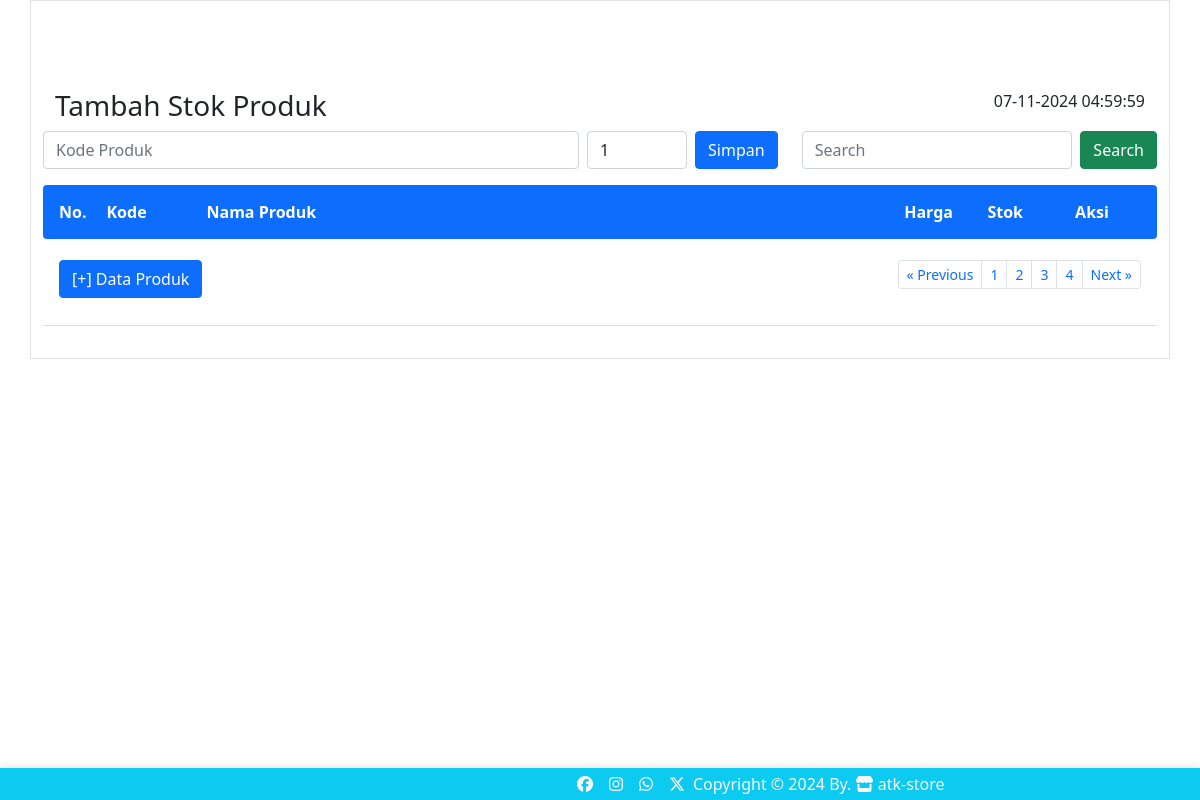
/tambahstok/index.php?halaman=5, run on an earlier commit of the app's database.
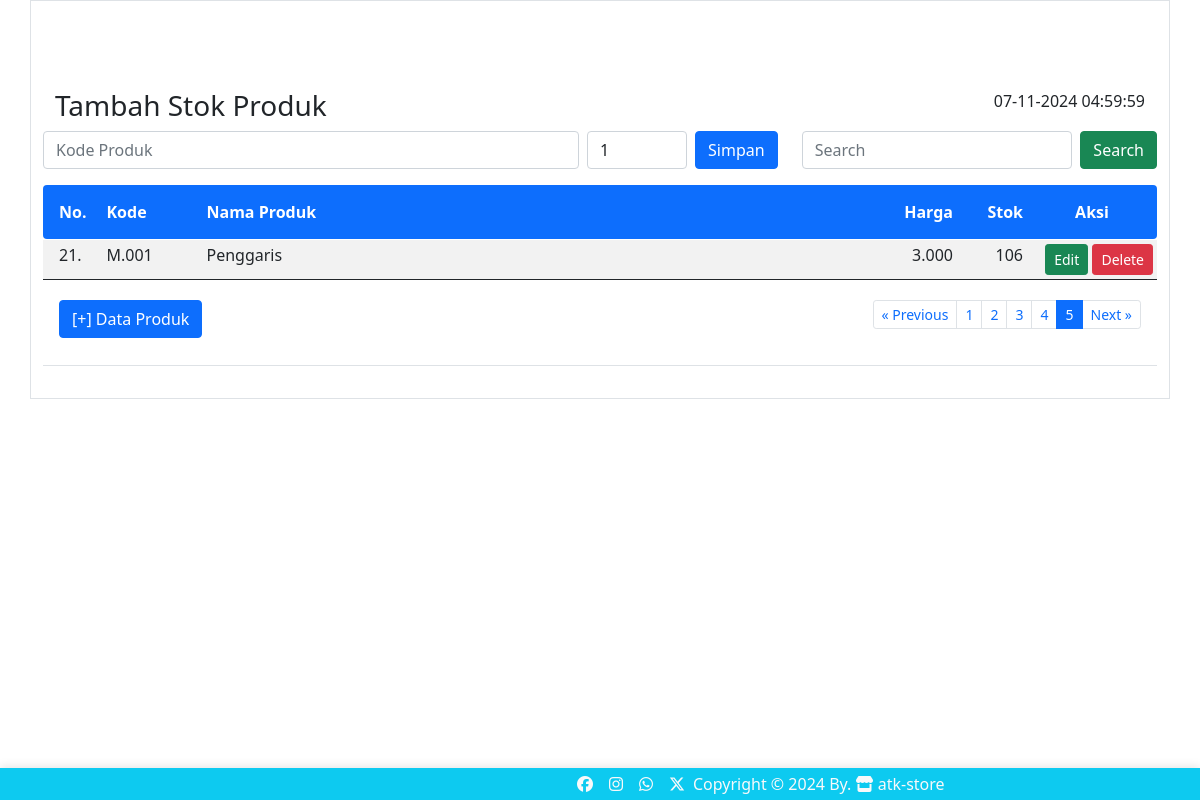
And on a later commit of the database.
### tables this page shows
CREATE TABLE `produk` (
  `id_produk` int(11) NOT NULL,
  `kode_produk` varchar(15) DEFAULT NULL,
  `nama_produk` varchar(50) DEFAULT NULL,
  `harga` int(11) DEFAULT NULL,
  `stok` int(11) DEFAULT NULL
);

### tambahstok/index.php (the view, shortened to what this page needs)
<html>
<!DOCTYPE html>
<html lang="en">
<head>
    <link rel="stylesheet" href="../bootstrap/css/bootstrap.min.css" />
</head>
<body>
<main class="container border py-3">
<br><br><br>
<div class="container">
	<div class="row">
			<div class="col-sm-8"><h3>Tambah Stok Produk</h3></div>
			<div class="col-sm-4 text-end">
					<?php
					$tgl=date("d-m-Y H:i:s");
					echo $tgl
					?>
			</div>
	</div>
</div>
<div class="row">
					<div class="col-sm-8">
						<form class="d-flex" method="POST" action="simpan.php">
							<input list="kode_produk" id="kp" name="kp" autocomplete="off" required placeholder="Kode Produk" class="form-control me-2" />
		        	<input class="form-control me-2" type="number" placeholder="Jumlah" name="jp" value="1" style="width:100px">
		        	<button class="btn btn-primary" type="submit" name="save">Simpan</button>
		      	</form>
					</div>
					<div class="col-sm-4">
			      <form class="d-flex" method="GET" action="">
	        		<input class="form-control me-2" type="text" placeholder="Search" name="np">
	        		<button class="btn btn-success" type="submit">Search</button>
	      		</form>
					</div>
				</div>
<table class="table table-hover table-striped table-sm">
	<thead class="bg-primary text-white">
		<tr>
			<th class="p-3 rounded-start" width="55px">No.</th>
			<th class="py-3" width="100px">Kode</th>
			<th class="py-3">Nama Produk</th>
			<th class="py-3 text-end" width="100px">Harga</th>
			<th class="py-3 text-end" width="70px">Stok</th>
			<th class="py-3 text-center rounded-end" width="130px">Aksi</th>
		</tr>
	</thead>
	<tbody>
		<?php
		include "../config.php";
		$batas = 5;
		$halaman = isset($_GET['halaman'])?(int)$_GET['halaman'] : 1;
		$halaman_awal = ($halaman>1) ? ($halaman * $batas) - $batas : 0;
		$previous = $halaman - 1;
		$next = $halaman + 1;
		if(isset($_GET['np'])){
			$np=$_GET['np'];
			$sqldata="select * from produk where nama_produk like '%$np%'";
		}else{
			$sqldata="select * from produk";
		}
		$resdata=mysqli_query($koneksi,$sqldata);
		$jumlah_data = mysqli_num_rows($resdata);
		$total_halaman = ceil($jumlah_data / $batas);
		if(isset($_GET['np'])){
			$np=$_GET['np'];
			$sql="select * from produk where nama_produk like '%$np%' limit $halaman_awal, $batas";
		}else{
			$sql="select * from produk limit $halaman_awal, $batas";
		}
		$result=mysqli_query($koneksi,$sql);
		$no= $halaman_awal+1;
		while($data=mysqli_fetch_array($result)){
			$hp=number_format($data['harga'],0,",",".");
			$kp=$data['kode_produk'];
			$stokawal=$data['stok'];
			$jmlst=0;
			$sqltp="select * from tambah_stok where kode_produk='$kp'";
			$restp=mysqli_query($koneksi,$sqltp);
			$jmltp=0;
			while($dttp=mysqli_fetch_array($restp)){
				$jml=$dttp['jumlah'];
				$jmltp=$jmltp+$jml;
			}
			$stokakhir=$stokawal-$jmlst+$jmltp;
			$sp=number_format($stokakhir,0,",",".");
		?>
		<tr>
				<td class="px-3"><?= $no ?>.</td>
				<td><?= $data['kode_produk'] ?></td>
				<td><?= $data['nama_produk'] ?></td>
				<td align="right"><?= $hp ?></td>
				<td align="right"><?= $sp ?></td>
				<td align="right">
					<a href="" class="btn btn-success btn-sm" data-bs-toggle="modal" data-bs-target="#modaledit<?= $data['id_produk'] ?>">Edit</a>
					<a class="btn btn-danger btn-sm" href="delete.php?id=<?= $data['id_produk'] ?>" onclick="return confirm('Apakah Anda Yakin data produk <?= $data['nama_produk'] ?> akan dihapus ?')" class="hapus">Delete</a>
				</td>
		</tr>
		<?php
		$no++;
		}
		?>
	</tbody>
	<tfoot>
		<tr>
			<td colspan="6" class="text-center">
				<div class="container">
					<div class="row">
						<div class="col-4 text-start py-3">
							<button type="button" class="btn btn-primary" data-bs-toggle="modal" data-bs-target="#myModal">[+] Data Produk</button>
						</div>
						<div class="col-8 text-end py-3">
							<ul class="pagination justify-content-end pagination-sm">
								<li class="page-item"><a class="page-link" <?php if($halaman > 1){ echo "href='?halaman=$previous'"; } ?>>&laquo; Previous</a></li>
								<?php
								for($x=1;$x<=$total_halaman;$x++){
									if($x==$halaman){
								?>
									<li class="page-item active"><a class="page-link" href="?halaman=<?php echo $x ?>"><?php echo $x; ?></a></li>
								<?php
									}else{
								?>
									<li class="page-item"><a class="page-link" href="?halaman=<?php echo $x ?>"><?php echo $x; ?></a></li>
								<?php
									}
								}
								?>
								<li class="page-item"><a class="page-link" <?php if($halaman < $total_halaman) { echo "href='?halaman=$next'"; } ?>>Next &raquo;</a></li>
							</ul>
						</div>
					</div>
				</div>
			</td>
		</tr>
	</tfoot>
</table>
</main>
<?php include "../footer.php" ?>
</body>
</html>

What changed in the data, as far as the page shows it:
added produk: kode_produk "M.001", nama_produk "Penggaris", harga "3.000", stok "106"
Also different on the page:
new list line: "5"
